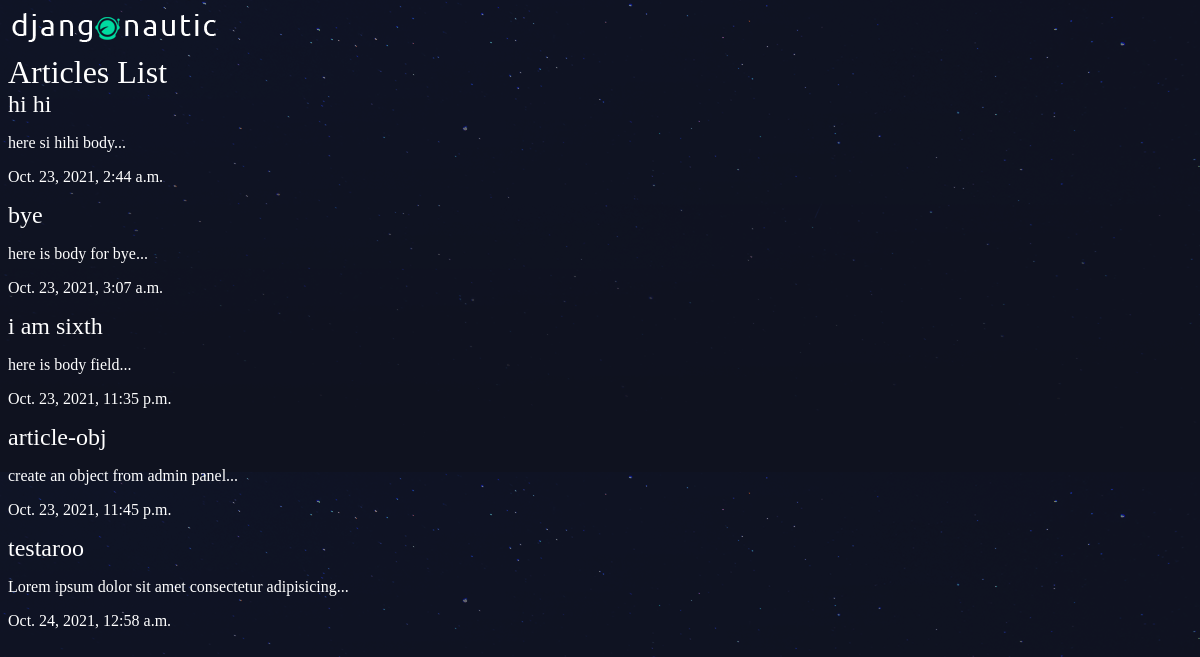
The page /articles/ on the database as committed earlier.
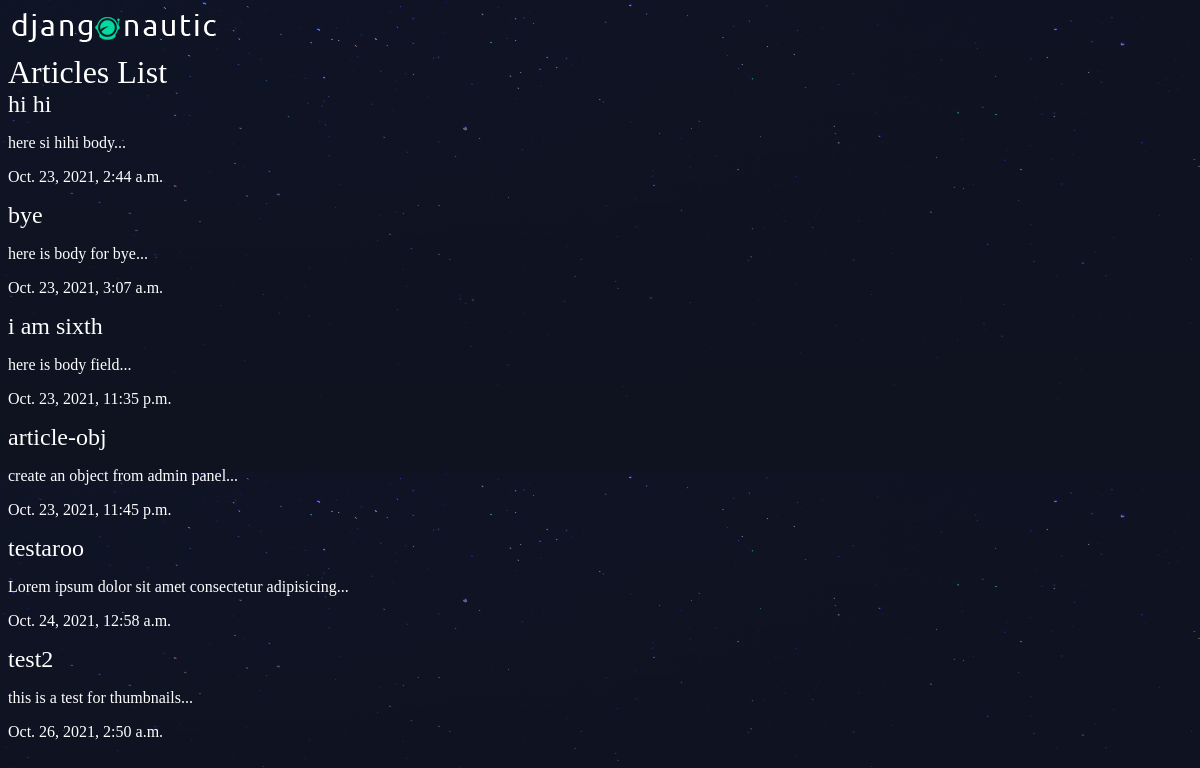
The same page on the database as committed later.
### articles/models.py (models this page shows, shortened)
class Article(models.Model):
    title = models.CharField(max_length=100)
    slug = models.SlugField()   # s/b url friendly string
    body = models.TextField()
    date = models.DateTimeField( auto_now_add=True)
    thumb = models.ImageField(default="default.png", blank=True)
    ''' model method '''
    def snippet(self):
        return self.body[:50]+"..."

### articles/views.py (the view)
def article_list(request):
    articles =Article.objects.all().order_by('date')
    return render(request, 'articles/article_list.html',{'articles':articles})

### articles/templates/articles/article_list.html
{% extends 'base_layout.html' %}
{% block content %}
        <h1>Articles List</h1>
        <div class="articles">
            {% for article in articles %}
                <div class="article">
                    <h2><a href="{% url 'articlesApp:detail' article.slug %}">{{ article.title }}</a></h2>
                    <p>{{ article.snippet }}</p>
                    <p>{{ article.date }}</p>
                </div>
            {% endfor %}
        </div>
{% endblock %}

### templates/base_layout.html (shortened to what this page needs)
{% load static %}
<!DOCTYPE html>
<html>
    <head>
        <link rel="stylesheet" href="{% static 'styles.css' %}">
    </head>
    <body>
        <div class="wrapper">
            <h1><a href="{% url 'articlesApp:list' %}"><img src="{% static 'logo.png' %}"></a></h1>
            {% block content %}{% endblock %}
        </div>
    </body>
</html>

### assets/styles.css (style rules this page uses)
body { background-color: #0f121f; background-image: url(stars.png); background-repeat-y: no-repeat; color: #fff; }
body * { font-family: Ubuntu; }
h1, h2, h3, h4, h5 { font-weight: normal; margin: 0; }
a, a:hover, a:visited { color: #fff; text-decoration: none; }

Rows that differ between the two databases and show on the page:
added Article: title "test2", snippet "this is a test for thumbnails...", date "Oct. 26, 2021, 2:50 a.m."
